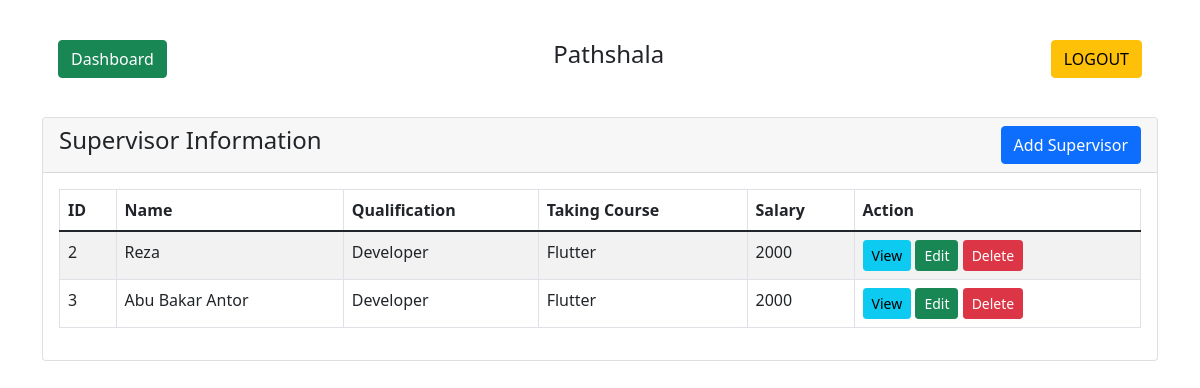
Before: /supervisor.php (signed in) with the older database file.
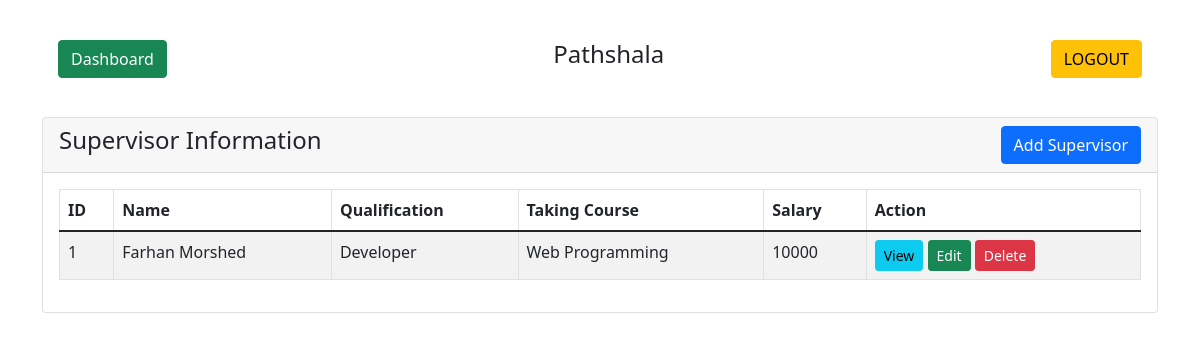
After: the same page with the newer database file.
### tables this page shows
CREATE TABLE `supervisor` (
  `id` int(255) NOT NULL,
  `name` varchar(255) NOT NULL,
  `qualification` varchar(255) NOT NULL,
  `taking_course` varchar(255) NOT NULL,
  `salary` varchar(255) NOT NULL,
  `user_name` varchar(255) NOT NULL,
  `date_time` datetime NOT NULL DEFAULT current_timestamp()
);

### supervisor.php (the view, shortened to what this page needs)
<?php
  if (isset($_SESSION['user_id']) && isset($_SESSION['user_username'])) {
?>
<!doctype html>
<html lang="en">
  <head>
    <link href="https://cdn.jsdelivr.net/npm/bootstrap@5.1.3/dist/css/bootstrap.min.css" rel="stylesheet">
    <link rel="stylesheet" href="//cdn.jsdelivr.net/npm/alertifyjs@1.13.1/build/css/alertify.min.css"/>
</head>
<body>
<div class="container mt-4">
    <div class="row">
        <div class="col-md-12">
		<div class="card-body">
                    <h4 class="text-center">Pathshala
                        <a href="index.php" class="btn btn-success float-start mr">Dashboard</a>
						<a href="logout.php" class="btn btn-warning float-end">LOGOUT</a>
                    </h4>
                </div>
				<br />
            <div class="card">
                <div class="card-header">
                    <h4>Supervisor Information
                        <button type="button" class="btn btn-primary float-end" data-bs-toggle="modal" data-bs-target="#SupervisorAddModal">
                            Add Supervisor
                        </button>
                    </h4>
                </div>
                <div class="card-body">
                    <table id="myTable" class="table table-bordered table-striped">
                        <thead>
                            <tr>
                                <th>ID</th>
                                <th>Name</th>
                                <th>Qualification</th>
                                <th>Taking Course</th>
								<th>Salary</th>
                                <th>Action</th>
                            </tr>
                        </thead>
                        <tbody>
                            <?php
                            require 'db/dbcon.php';
                            $query = "SELECT * FROM supervisor";
                            $query_run = mysqli_query($con, $query);
                            if(mysqli_num_rows($query_run) > 0)
                            {
                                foreach($query_run as $Supervisor)
                                {
                                    ?>
                                    <tr>
                                        <td><?= $Supervisor['id'] ?></td>
                                        <td><?= $Supervisor['name'] ?></td>
                                        <td><?= $Supervisor['qualification'] ?></td>
                                        <td><?= $Supervisor['taking_course'] ?></td>
                                        <td><?= $Supervisor['salary'] ?></td>
                                        <td>
                                            <button type="button" value="<?=$Supervisor['id'];?>" class="viewSupervisorBtn btn btn-info btn-sm">View</button>
                                            <button type="button" value="<?=$Supervisor['id'];?>" class="editSupervisorBtn btn btn-success btn-sm">Edit</button>
                                            <button type="button" value="<?=$Supervisor['id'];?>" class="deleteSupervisorBtn btn btn-danger btn-sm">Delete</button>
                                        </td>
                                    </tr>
                                    <?php
                                }
                            }
                            ?>
                        </tbody>
                    </table>
                </div>
            </div>
        </div>
    </div>
</div>
</body>
</html>
<?php
}else {
   header("Location: login.php");
}
 ?>

Changed rows visible on the page:
removed supervisor: id "2", name "Reza", qualification "Developer", taking_course "Flutter", salary "2000"
removed supervisor: id "3", name "Abu Bakar Antor", qualification "Developer", taking_course "Flutter", salary "2000"
added supervisor: id "1", name "Farhan Morshed", qualification "Developer", taking_course "Web Programming", salary "10000"
